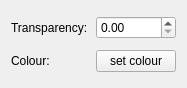
<ui version="4.0" >
 <class>geometryProps</class>
 <widget class="QWidget" name="geometryProps" >
  <property name="geometry" >
   <rect>
    <x>0</x>
    <y>0</y>
    <width>187</width>
    <height>88</height>
   </rect>
  </property>
  <property name="windowTitle" >
   <string>Form</string>
  </property>
  <layout class="QGridLayout" name="gridLayout" >
   <item row="0" column="0" >
    <widget class="QLabel" name="label" >
     <property name="text" >
      <string>Transparency:</string>
     </property>
    </widget>
   </item>
   <item row="0" column="1" >
    <widget class="QDoubleSpinBox" name="transparencySpinBox" >
     <property name="maximum" >
      <double>1.000000000000000</double>
     </property>
     <property name="singleStep" >
      <double>0.050000000000000</double>
     </property>
    </widget>
   </item>
   <item row="1" column="0" >
    <widget class="QLabel" name="label_2" >
     <property name="text" >
      <string>Colour:</string>
     </property>
    </widget>
   </item>
   <item row="1" column="1" >
    <widget class="QPushButton" name="colourButton" >
     <property name="text" >
      <string>set colour</string>
     </property>
    </widget>
   </item>
  </layout>
 </widget>
 <resources/>
 <connections/>
</ui>
